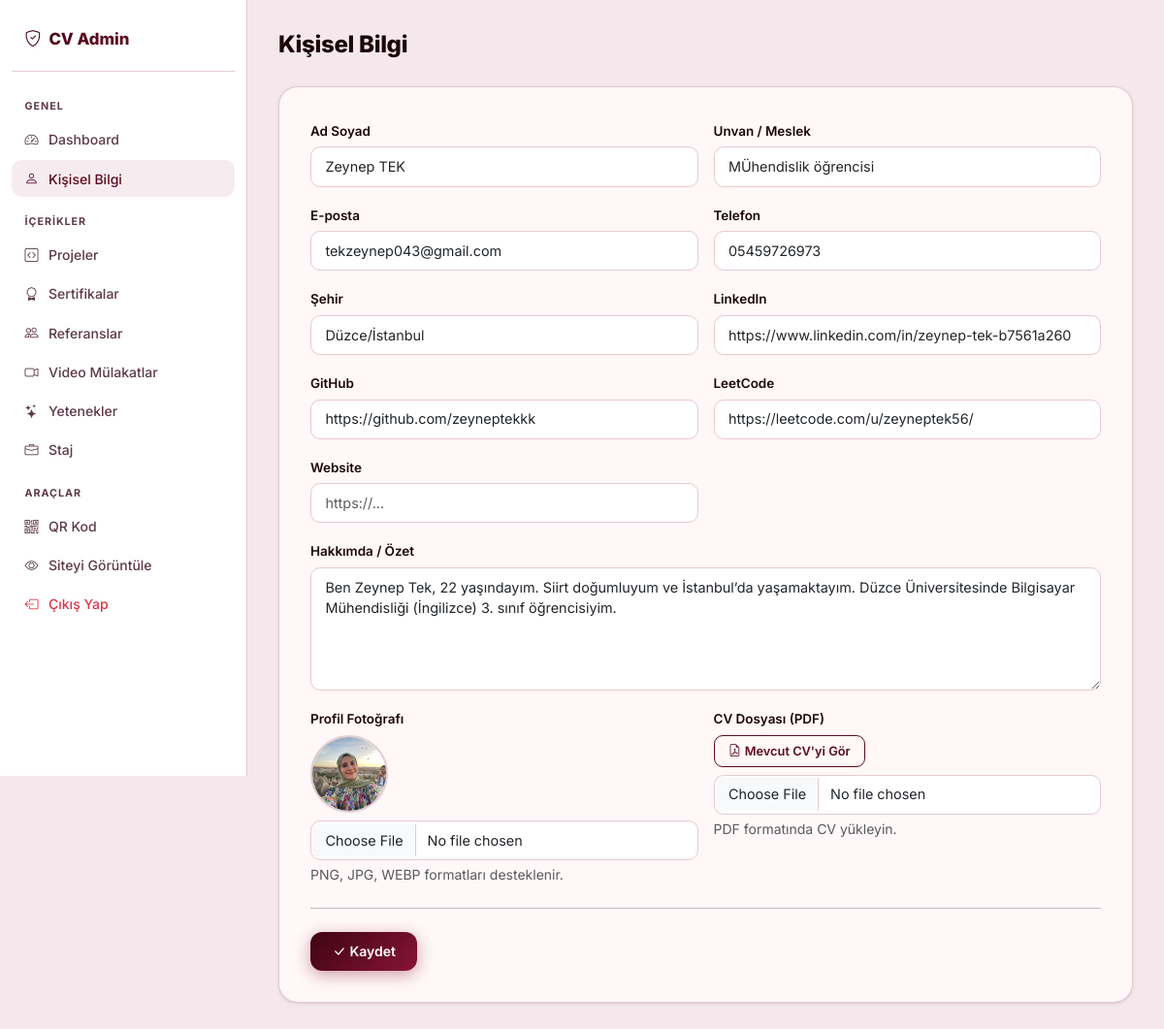
The page /admin/kisisel-bilgi (signed in) on the database as committed earlier.
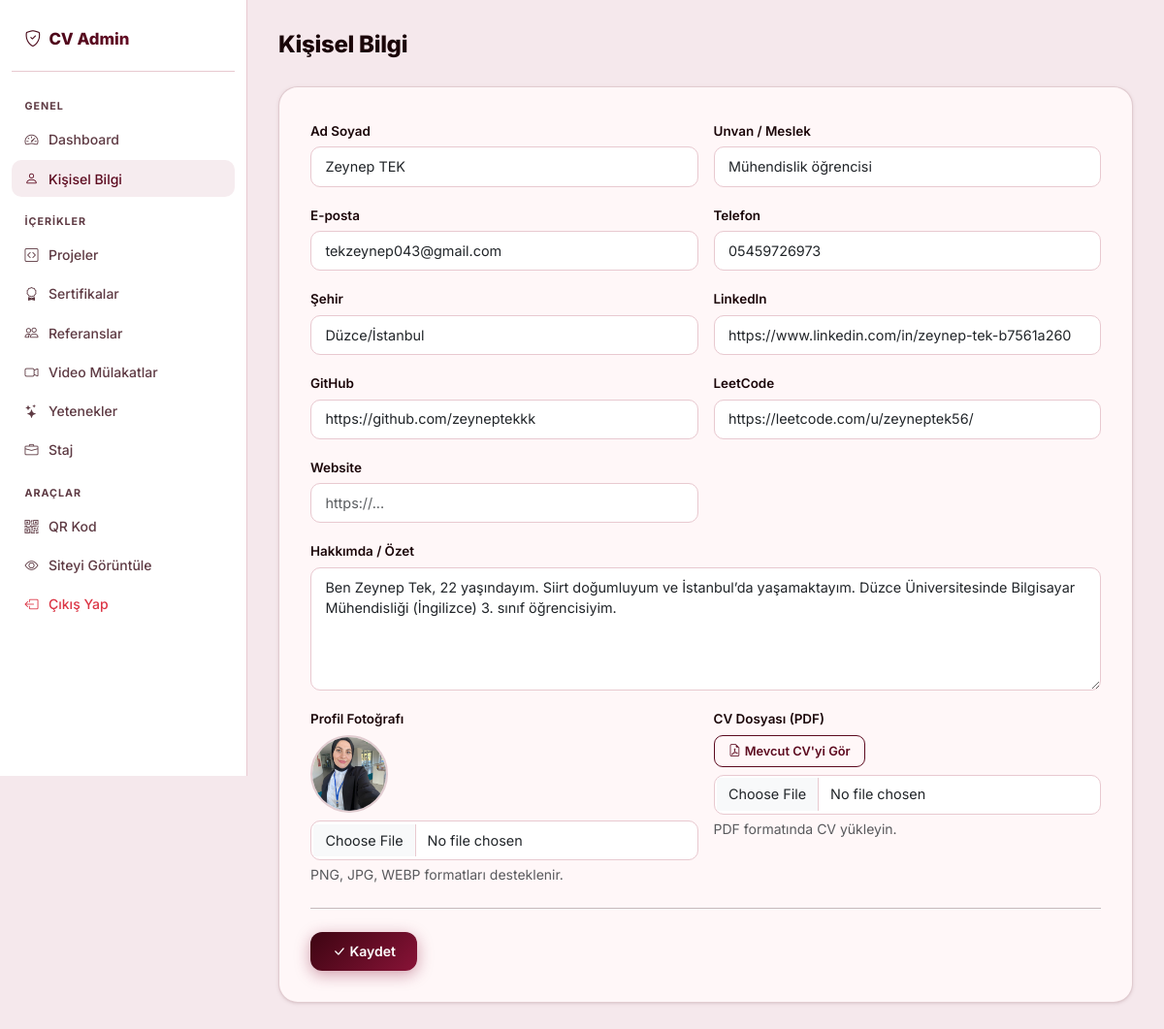
The same page on the database as committed later.
### app.py (models this page shows)
class KisiselBilgi(db.Model):
    id = db.Column(db.Integer, primary_key=True)
    ad_soyad = db.Column(db.String(100), default='')
    unvan = db.Column(db.String(200), default='')
    email = db.Column(db.String(100), default='')
    telefon = db.Column(db.String(20), default='')
    sehir = db.Column(db.String(100), default='')
    linkedin = db.Column(db.String(300), default='')
    github = db.Column(db.String(300), default='')
    leetcode = db.Column(db.String(300), default='')
    website = db.Column(db.String(300), default='')
    ozet = db.Column(db.Text, default='')
    profil_foto = db.Column(db.String(300), default='')
    cv_dosya = db.Column(db.String(300), default='')

### app.py (the view, shortened to what this page needs)
@app.route('/admin/kisisel-bilgi', methods=['GET', 'POST'])
@giris_gerekli
def admin_kisisel_bilgi():
    bilgi = KisiselBilgi.query.first()
    if not bilgi:
        bilgi = KisiselBilgi()
        db.session.add(bilgi)
        db.session.commit()
    return render_template('admin/kisisel_bilgi.html', bilgi=bilgi)

### app.py (called while the page is built)
@app.context_processor
def inject_bilgi():
    bilgi = KisiselBilgi.query.first()
    return dict(bilgi=bilgi)

def giris_gerekli(f):
    @wraps(f)
    def decorated(*args, **kwargs):
        if 'admin_id' not in session:
            return redirect(url_for('admin_giris'))
        return f(*args, **kwargs)
    return decorated

### templates/admin/kisisel_bilgi.html (shortened to what this page needs)
{% extends "admin/base.html" %}
{% block content %}
<div class="admin-header d-flex justify-content-between align-items-center">
  <h1>Kişisel Bilgi</h1>
</div>
<div class="form-card">
  <form method="POST" enctype="multipart/form-data">
    <div class="row g-3">
      <div class="col-md-6">
        <label class="form-label">Ad Soyad</label>
        <input type="text" name="ad_soyad" class="form-control" value="{{ bilgi.ad_soyad or '' }}">
      </div>
      <div class="col-md-6">
        <label class="form-label">Unvan / Meslek</label>
        <input type="text" name="unvan" class="form-control" placeholder="Yazılım Geliştirici" value="{{ bilgi.unvan or '' }}">
      </div>
      <div class="col-md-6">
        <label class="form-label">E-posta</label>
        <input type="email" name="email" class="form-control" value="{{ bilgi.email or '' }}">
      </div>
      <div class="col-md-6">
        <label class="form-label">Telefon</label>
        <input type="text" name="telefon" class="form-control" value="{{ bilgi.telefon or '' }}">
      </div>
      <div class="col-md-6">
        <label class="form-label">Şehir</label>
        <input type="text" name="sehir" class="form-control" value="{{ bilgi.sehir or '' }}">
      </div>
      <div class="col-md-6">
        <label class="form-label">LinkedIn</label>
        <input type="url" name="linkedin" class="form-control" placeholder="https://linkedin.com/in/..." value="{{ bilgi.linkedin or '' }}">
      </div>
      <div class="col-md-6">
        <label class="form-label">GitHub</label>
        <input type="url" name="github" class="form-control" placeholder="https://github.com/..." value="{{ bilgi.github or '' }}">
      </div>
      <div class="col-md-6">
        <label class="form-label">LeetCode</label>
        <input type="url" name="leetcode" class="form-control" placeholder="https://leetcode.com/u/..." value="{{ bilgi.leetcode or '' }}">
      </div>
      <div class="col-md-6">
        <label class="form-label">Website</label>
        <input type="url" name="website" class="form-control" placeholder="https://..." value="{{ bilgi.website or '' }}">
      </div>
      <div class="col-12">
        <label class="form-label">Hakkımda / Özet</label>
        <textarea name="ozet" class="form-control" rows="5" placeholder="Kendini kısaca anlat...">{{ bilgi.ozet or '' }}</textarea>
      </div>
      <div class="col-md-6">
        <label class="form-label">Profil Fotoğrafı</label>
        {% if bilgi.profil_foto %}
        <div class="mb-2">
          <img src="{{ url_for('static', filename='uploads/' + bilgi.profil_foto) }}"
               alt="Profil" style="width:80px;height:80px;object-fit:cover;border-radius:50%;border:2px solid var(--border);">
        </div>
        {% endif %}
        <input type="file" name="profil_foto" class="form-control" accept="image/*">
        <div class="form-text">PNG, JPG, WEBP formatları desteklenir.</div>
      </div>
      <div class="col-md-6">
        <label class="form-label">CV Dosyası (PDF)</label>
        {% if bilgi.cv_dosya %}
        <div class="mb-2">
          <a href="{{ url_for('static', filename='uploads/' + bilgi.cv_dosya) }}" target="_blank"
             class="btn btn-sm btn-outline-primary">
            <i class="bi bi-file-earmark-pdf me-1"></i>Mevcut CV'yi Gör
          </a>
        </div>
        {% endif %}
        <input type="file" name="cv_dosya" class="form-control" accept=".pdf">
        <div class="form-text">PDF formatında CV yükleyin.</div>
      </div>
    </div>
    <hr class="my-4">
    <button type="submit" class="btn btn-primary">
      <i class="bi bi-check-lg me-1"></i>Kaydet
    </button>
  </form>
</div>
{% endblock %}

### templates/admin/base.html (shortened to what this page needs)
<!DOCTYPE html>
<html lang="tr">
<head>
  <link href="https://cdn.jsdelivr.net/npm/bootstrap@5.3.2/dist/css/bootstrap.min.css" rel="stylesheet">
  <link href="https://cdn.jsdelivr.net/npm/bootstrap-icons@1.11.3/font/bootstrap-icons.css" rel="stylesheet">
  <link href="{{ url_for('static', filename='css/style.css') }}" rel="stylesheet">
</head>
<body>
<div class="admin-wrapper">
  <aside class="admin-sidebar">
    <a href="{{ url_for('admin_panel') }}" class="brand">
      <i class="bi bi-shield-check me-2"></i>CV Admin
    </a>
    <div class="nav-section">Genel</div>
    <a href="{{ url_for('admin_panel') }}"
       class="nav-link {% if request.endpoint == 'admin_panel' %}active{% endif %}">
      <i class="bi bi-speedometer2"></i>Dashboard
    </a>
    <a href="{{ url_for('admin_kisisel_bilgi') }}"
       class="nav-link {% if request.endpoint == 'admin_kisisel_bilgi' %}active{% endif %}">
      <i class="bi bi-person"></i>Kişisel Bilgi
    </a>
    <div class="nav-section">İçerikler</div>
    <a href="{{ url_for('admin_projeler') }}"
       class="nav-link {% if 'proje' in request.endpoint %}active{% endif %}">
      <i class="bi bi-code-square"></i>Projeler
    </a>
    <a href="{{ url_for('admin_sertifikalar') }}"
       class="nav-link {% if 'sertifika' in request.endpoint %}active{% endif %}">
      <i class="bi bi-award"></i>Sertifikalar
    </a>
    <a href="{{ url_for('admin_referanslar') }}"
       class="nav-link {% if 'referans' in request.endpoint %}active{% endif %}">
      <i class="bi bi-people"></i>Referanslar
    </a>
    <a href="{{ url_for('admin_videolar') }}"
       class="nav-link {% if 'video' in request.endpoint %}active{% endif %}">
      <i class="bi bi-camera-video"></i>Video Mülakatlar
    </a>
    <a href="{{ url_for('admin_yetenekler') }}"
       class="nav-link {% if 'yetenek' in request.endpoint %}active{% endif %}">
      <i class="bi bi-stars"></i>Yetenekler
    </a>
    <a href="{{ url_for('admin_stajlar') }}"
       class="nav-link {% if 'staj' in request.endpoint %}active{% endif %}">
      <i class="bi bi-briefcase"></i>Staj
    </a>
    <div class="nav-section">Araçlar</div>
    <a href="{{ url_for('admin_qr') }}"
       class="nav-link {% if request.endpoint == 'admin_qr' %}active{% endif %}">
      <i class="bi bi-qr-code"></i>QR Kod
    </a>
    <a href="{{ url_for('index') }}" class="nav-link">
      <i class="bi bi-eye"></i>Siteyi Görüntüle
    </a>
    <a href="{{ url_for('admin_cikis') }}" class="nav-link text-danger">
      <i class="bi bi-box-arrow-left"></i>Çıkış Yap
    </a>
  </aside>
  <div class="admin-content">
    {% block content %}{% endblock %}
  </div>
</div>
</body>
</html>

### static/css/style.css (style rules this page uses)
:root { --primary: #5c0a1f; --primary-dark: #3d0512; --primary-light: #fce8ed; --accent: #881337; --accent2: #be123c; --gradient: linear-gradient(135deg, #3d0512 0%, #881337 100%); --gradient2: linear-gradient(135deg, #881337 0%, #3d0512 100%); --gradient-warm: linear-gradient(135deg, #5c0a1f 0%, #9b1b30 100%); --text: #1a0508; --text-muted: #5e3a43; --bg: #f5e8ec; --card-bg: #fff7f8; --border: rgba(92,10,31,.18); --border-solid: #e8c9d0; --radius: 20px; --radius-sm: 12px; --shadow: 0 1px 4px rgba(92,10,31,.09), 0 1px 2px rgba(0,0,0,.05); --shadow-md: 0 6px 24px rgba(92,10,31,.18); --shadow-lg: 0 14px 44px rgba(92,10,31,.2); --shadow-xl: 0 24px 64px rgba(92,10,31,.24); --shadow-color: 0 8px 28px rgba(92,10,31,.45); }
* { box-sizing: border-box; }
body { font-family: 'Inter', sans-serif; background: var(--bg); color: var(--text); min-height: 100vh; display: flex; flex-direction: column; }
.btn-primary { background: var(--gradient); border: none; font-weight: 600; font-size: .875rem; border-radius: 12px; padding: .58rem 1.4rem; box-shadow: 0 4px 16px rgba(136,19,55,.4); transition: all .24s cubic-bezier(.34,1.56,.64,1); }
.btn-outline-primary { color: var(--primary); border: 1.5px solid var(--primary); font-weight: 600; font-size: .875rem; border-radius: 12px; padding: .58rem 1.4rem; transition: all .24s cubic-bezier(.34,1.56,.64,1); background: transparent; }
.btn-sm { padding: .36rem .9rem; font-size: .8rem; border-radius: 9px; }
.admin-wrapper { display: flex; min-height: 100vh; }
.admin-sidebar { width: 255px; background: white; border-right: 1px solid var(--border-solid); padding: 1.25rem .75rem; flex-shrink: 0; position: sticky; top: 0; height: 100vh; overflow-y: auto; }
.admin-sidebar .brand { font-weight: 800; font-size: 1.05rem; background: var(--gradient); -webkit-background-clip: text; -webkit-text-fill-color: transparent; background-clip: text; padding: .5rem .85rem 1.25rem; display: block; border-bottom: 1px solid var(--border-solid); margin-bottom: .75rem; text-decoration: none; }
.admin-sidebar .nav-link { color: var(--text-muted); border-radius: 10px; padding: .55rem .85rem; font-size: .875rem; font-weight: 500; display: flex; align-items: center; gap: .65rem; transition: all .16s; margin-bottom: .1rem; text-decoration: none; }
.admin-sidebar .nav-link:hover, .admin-sidebar .nav-link.active { background: rgba(136,19,55,.08); color: var(--primary); }
.admin-sidebar .nav-section { font-size: .67rem; font-weight: 700; text-transform: uppercase; letter-spacing: .09em; color: var(--text-muted); padding: 1rem .85rem .4rem; }
.admin-content { flex: 1; padding: 2rem; background: var(--bg); overflow-y: auto; }
.admin-header { margin-bottom: 1.75rem; }
.admin-header h1 { font-size: 1.5rem; font-weight: 800; margin: 0; letter-spacing: -.3px; }
.form-card { background: var(--card-bg); border: 1.5px solid var(--border); border-radius: var(--radius); padding: 2rem; box-shadow: var(--shadow); }
.form-label { font-weight: 600; font-size: .84rem; color: var(--text); margin-bottom: .4rem; }
.form-control, .form-select { border: 1.5px solid var(--border-solid); border-radius: 10px; font-size: .9rem; padding: .55rem .9rem; transition: border-color .18s, box-shadow .18s; }

Rows that differ between the two databases and show on the page:
changed KisiselBilgi "Zeynep TEK": unvan "MÜhendislik öğrencisi" → "Mühendislik öğrencisi"; profil_foto: a different picture
